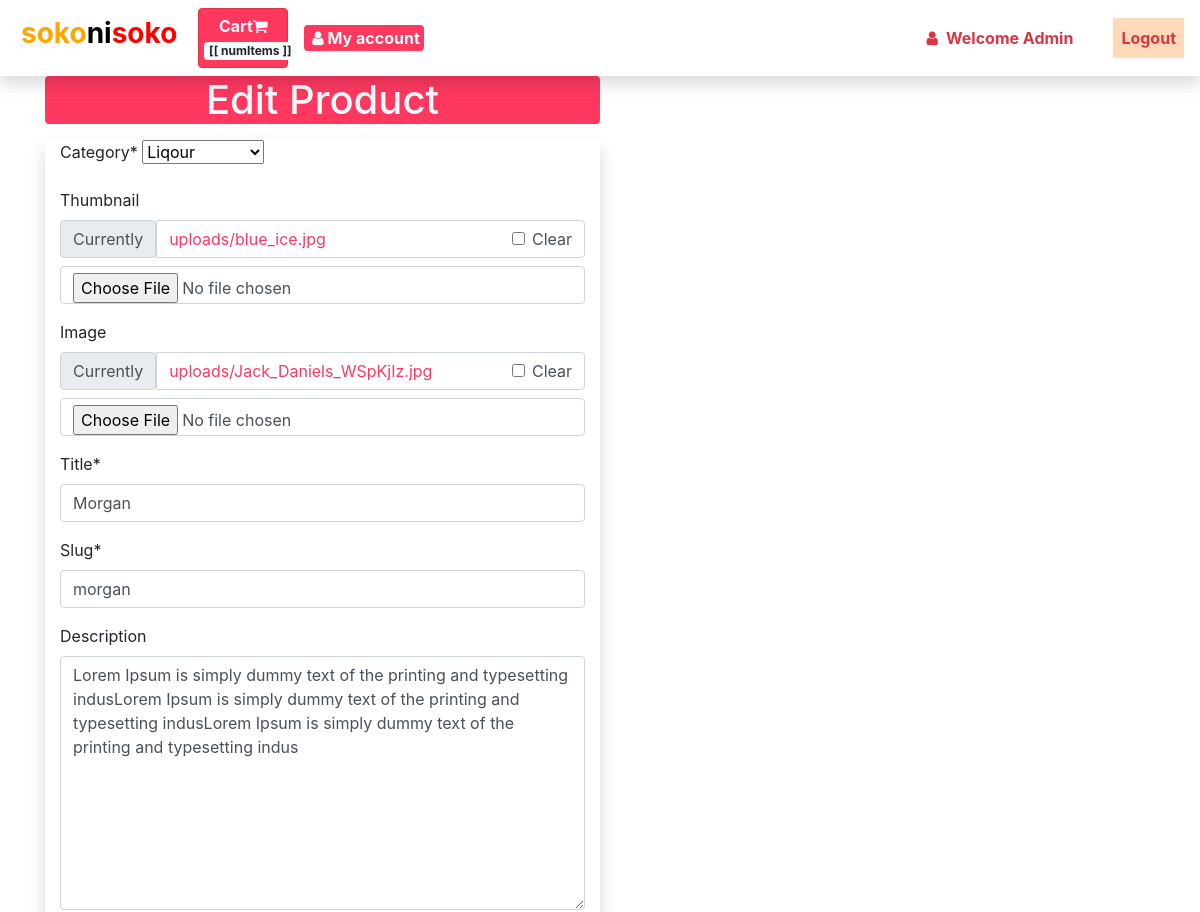
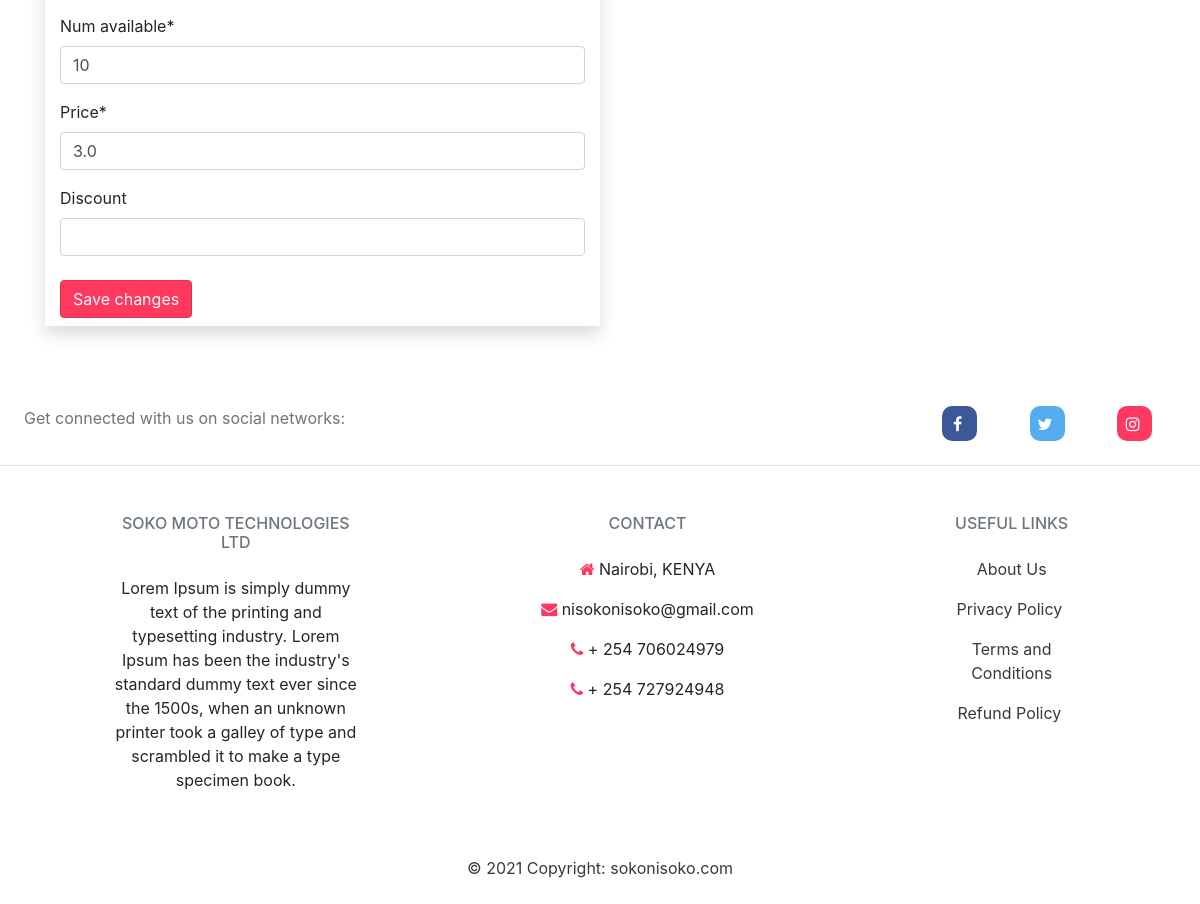
Screenshot of /vendors/edit-product/3/ (signed in) with the database file from the repository (2 pictures, top to bottom).
### apps/product/models.py (models this page shows, shortened)
class Product(models.Model):
    category = models.ForeignKey(Category, related_name='products', on_delete=models.CASCADE)
    vendor = models.ForeignKey(Vendor, related_name='products', on_delete=models.CASCADE)
    title = models.CharField(max_length=255)
    slug = models.SlugField(max_length=255)
    description = models.TextField(max_length=300, blank=True, null=True)
    price = models.FloatField()
    discount = models.FloatField(blank=True, null=True)
    date_added = models.DateTimeField(auto_now_add=True)
    image = models.ImageField(upload_to='uploads/', blank=True, null=True)
    thumbnail = models.ImageField(upload_to='uploads/', blank=True, null=True)
    num_available = models.IntegerField(default=1)
    num_visits = models.IntegerField(default=0)
    date_added = models.DateTimeField(auto_now_add=True)
    class Meta:
        ordering = ['-date_added']

class Category(models.Model):
    title = models.CharField(max_length=255)
    slug = models.SlugField(max_length=255)
    ordering = models.IntegerField(default=0)
    is_featured = models.BooleanField(default=False)
    display = RichTextUploadingField()
    image = models.ImageField(upload_to='uploads/', blank=True, null=True)
    thumbnail = models.ImageField(upload_to='uploads/', blank=True, null=True)
    class Meta:
        verbose_name_plural = 'Categories'
        ordering = ['ordering']
    def __str__(self):
        return self.title

### apps/vendor/views.py (the view)
# urls.py: path('edit-product/<int:pk>/', views.edit_product, name='edit_product'),
@login_required
def edit_product(request, pk):
    vendor = request.user.vendor
    product = vendor.products.get(pk=pk)
    if request.method == 'POST':
        form = ProductForm(request.POST, request.FILES, instance=product)
        '''if image_form.is_valid():
            productimage = image_form.save(commit=False)
            productimage.product = product
            productimage.save()

            return redirect('vendor_admin')'''
        if form.is_valid():
            form.save()
            return redirect('vendor_admin')
    else:
        form = ProductForm(instance=product)
    return render(request, 'vendor/edit_product.html', {'form': form, 'product': product})

### apps/vendor/forms.py
class ProductForm(ModelForm):
    class Meta:
        model = Product
        fields = ['category', 'thumbnail', 'image', 'title','slug', 'description','num_available', 'price', 'discount']

### apps/cart/cart.py (called while the page is built)
    def __iter__(self):
        product_ids = self.cart.keys()
        product_clean_ids = []
        for p in product_ids:
            product_clean_ids.append(p)
            self.cart[str(p)]['product'] = Product.objects.get(pk=p)
        for item in self.cart.values():
            item['total_price'] = float(item['price']) * int(item['quantity'])
            yield item

    def get_total_length(self):
        return sum(int(item['quantity']) for item in self.cart.values())

    def get_total_cost(self):
        return sum(float(item['total_price']) for item in self)

### apps/cart/context_processors.py (called while the page is built)
def cart(request):
    return {'cart': Cart(request)}

### apps/product/context_processors.py (called while the page is built)
def menu_categories(request):
    categories = Category.objects.all()
    return {'menu_categories': categories}

### apps/vendor/templates/vendor/edit_product.html (shortened to what this page needs)
{% extends 'core/base.html' %}
{% load crispy_forms_tags %}
{% block content %}
<div class="container">
    <h1 class=" col-md-6 text-center text-light bg-dangerr rounded">Edit Product</h1>
    <div class="my-3 shadow col-md-6">
        <form method="post" action="." enctype="multipart/form-data">
            {{ form|crispy }}
            <div class="field">
                <div class="control">
                    <button class="btn btn-danger my-2">Save changes</button>
                </div>
            </div>
        </form>
    </div>
</div>
{% endblock %}

### apps/core/templates/core/base.html (shortened to what this page needs)
{% load static %}
{% load crispy_forms_tags %}
{% load flatpages %}
<!DOCTYPE html>
<html lang="en">
  <head>
    <link rel="stylesheet" href="https://stackpath.bootstrapcdn.com/bootstrap/4.4.1/css/bootstrap.min.css">
    <link rel="stylesheet" type="text/css" href="{% static 'styles/main.css' %}">
    <link rel="stylesheet" href="https://cdnjs.cloudflare.com/ajax/libs/font-awesome/4.7.0/css/font-awesome.min.css">
    <link rel="stylesheet" href="//cdnjs.cloudflare.com/ajax/libs/highlight.js/10.1.1/styles/default.min.css">
  </head>
  <body>
  <header>
  	<nav class="navbar navbar-expand-lg shadow fixed-top" id="navbarapp">
	  		<div class="navbar-brand">
	  			<div class="heading">
	  				<h3 class="font-weight-bold"><a href="/"><font color="orange">soko</font>ni<font color="red">soko</font></a></h3>
	  			</div>
	  		</div>
        <a class="nav-item nav-link btn btn-danger font-weight-bold text-light cart" href="{% url 'cart' %}">Cart<i class="fa fa-shopping-cart text-light"></i>
          <span class="badge badge-light">[[ numItems ]]</span>
        </a>
	      <div class="collapse navbar-collapse" id="navbarToggle">
            <div class="navbar-nav mr-auto">
              {% if request.user.is_authenticated %}
                {% for group in user.groups.all %}
                {% if group.name == 'vendors' %}
                <a class="nav-item nav-link badge badge-danger text-light font-weight-bold account ml-3" href="{% url 'vendor_admin' %}">
                  <i class="fa fa-user text-light"></i>
                  My account</a>
                {%endif%}
                {%endfor%}
              {% endif %}
            </div>
            <div class="navbar-nav font-weight-bold">
              {% if user.is_authenticated %}
                <a class="nav-item nav-link mx-3 text-danger"> <i class="fa fa-user text-danger mr-2"></i>Welcome {{ user.username }} </a>
                <a class="nav-item nav-link ml-3 bg-warning-light text-danger" href="{% url 'logout' %}">Logout</a>
                {%else%}
                <a class="nav-item nav-link ml-3 btn btn-danger text-light font-weight-bold" href="{% url 'login' %}">Login<i class="fa fa-sign-in ml-2 text-light" aria-hidden="true"></i></a>
                <a class="nav-item nav-link ml-3 btn btn-warning text-light font-weight-bold" href="{% url 'register' %}">SignUp</a>
              {% endif %}
            </div>
	      </div>
	  </nav>
	</header>
          {% block content %}
          {% endblock %}
<footer class="text-center text-lg-start text-muted pt-2">
  <section
    class="d-flex justify-content-center justify-content-lg-between p-4 border-bottom"
  >
    <div class="me-5 d-none d-lg-block">
      <span>Get connected with us on social networks:</span>
    </div>
    <div>
      <a href="" class="mx-4 text-reset">
        <i class="fa fa-facebook">&nbsp</i>
      </a>
      <a href="" class="mx-4 text-reset">
        <i class="fa fa-twitter">&nbsp</i>
      </a>
      <a href="" class="mx-4 text-reset">
        <i class="fa fa-instagram">&nbsp</i>
      </a>
    </div>
  </section>
  <section class="">
    <div class="container text-center text-md-start mt-5">
      <div class="row mt-3">
        <div class="col-md-3 col-lg-4 col-xl-3 mx-auto mb-4">
          <h6 class="text-uppercase fw-bold mb-4">
            soko moto technologies ltd
          </h6>
          <p>
            Lorem Ipsum is simply dummy text of the printing and typesetting industry.
            Lorem Ipsum has been the industry's standard dummy text ever since the 1500s, when an unknown printer took a galley of type and scrambled it to make a type specimen book.
          </p>
        </div>
        <div class="col-md-4 col-lg-3 col-xl-3 mx-auto mb-md-0 mb-4">
          <h6 class="text-uppercase fw-bold mb-4">
            Contact
          </h6>
          <p><i class="fa fa-home me-3"></i> Nairobi, KENYA</p>
          <p>
            <i class="fa fa-envelope me-3"></i>
            nisokonisoko@gmail.com
          </p>
          <p><i class="fa fa-phone me-3"></i> + 254 706024979</p>
          <p><i class="fa fa-phone me-3"></i> + 254 727924948</p>
        </div>
        <div class="col-md-3 fw-bold col-lg-2 col-xl-2 mx-auto mb-4">
          <h6 class="text-uppercase mb-4">
            Useful links
          </h6>
          <p>
            <a class="text-dark" href="/pages/about/">About Us</a>
          </p>
          <p>
            <a class="text-dark" href="/pages/policy"> &nbsp;Privacy Policy &nbsp; </a>
          </p>
          <p>
            <a class="text-dark" href="/pages/termsandconditions/">Terms and Conditions</a>
          </p>
          <p>
            <a class="text-dark" href="/pages/refund/"> &nbsp;Refund Policy &nbsp; </a>
          </p>
        </div>
      </div>
    </div>
  </section>
  <div class="text-center text-dark bg-custom p-4">
    © 2021 Copyright:
    <a class="text-reset fw-bold" href="https://sokonisoko.com/">sokonisoko.com</a>
  </div>
</footer>
  </body>
</html>

### versone/static/styles/main.css (style rules this page uses)
body { background-color: #ffffff; }
.shadow { box-shadow: 0px 0px 10px -2px rgba(0,0,0,0.75); }
a { color: #ff3860 }
p { color: #282424; font-size: medium; }
.text-danger { color: #ff3860; }
.navbar { background-color: #fff; border-right: 5px; height: auto; color: #000000; }
.navbar a { color: #000; }
.fa { color: #ff3860; }
.btn-danger { background-color: #ff3860; }
.bg-warning-light { background-color: peachpuff; }
.badge-danger { background-color: #ff3860; font-size: medium; }
.bg-dangerr { background-color: #ff3860; }
.heading h3 { text-align: center; padding-inline-start: 5px; padding-inline-end: 5px; }
.heading a { text-decoration: none; }
.heading { border-radius: 5px; }
.account { padding: 5px; width: 120px; font-size: medium; }
.cart { padding: 5px; width: 90px; font-size: medium; }
.fa-facebook { background: #3B5998; color: white; border-radius: 10px; width: 35px; height: 35px; padding-top: 10px; }
.fa-instagram { background: #ff3860; color: white; border-radius: 10px; width: 35px; height: 35px; padding-top: 10px; }
.fa-twitter { background: #55ACEE; color: white; border-radius: 10px; width: 35px; height: 35px; padding-top: 10px; }

### rows the page displays
Product: category "Liqour", slug "morgan", description "Lorem Ipsum is simply dummy text of the printing and typesetting indusLorem Ipsum is simply dummy text of the printing and typesetting indusLorem Ipsum is simply dummy text of the printing and typesetting indus", num_available "10", price "3.0"
Category: title "Morgan"

### other values shown
{{ user.username }} "Admin"
